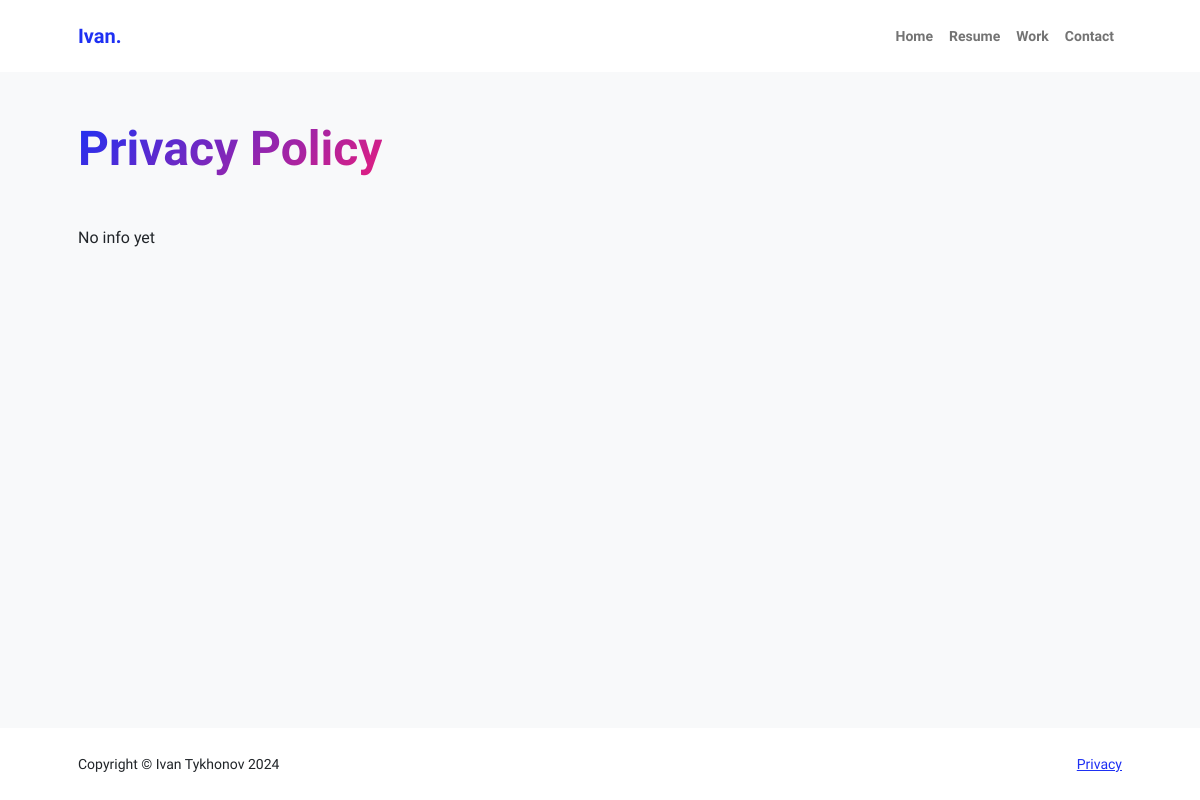
Before: /privacy-policy with the older database file.
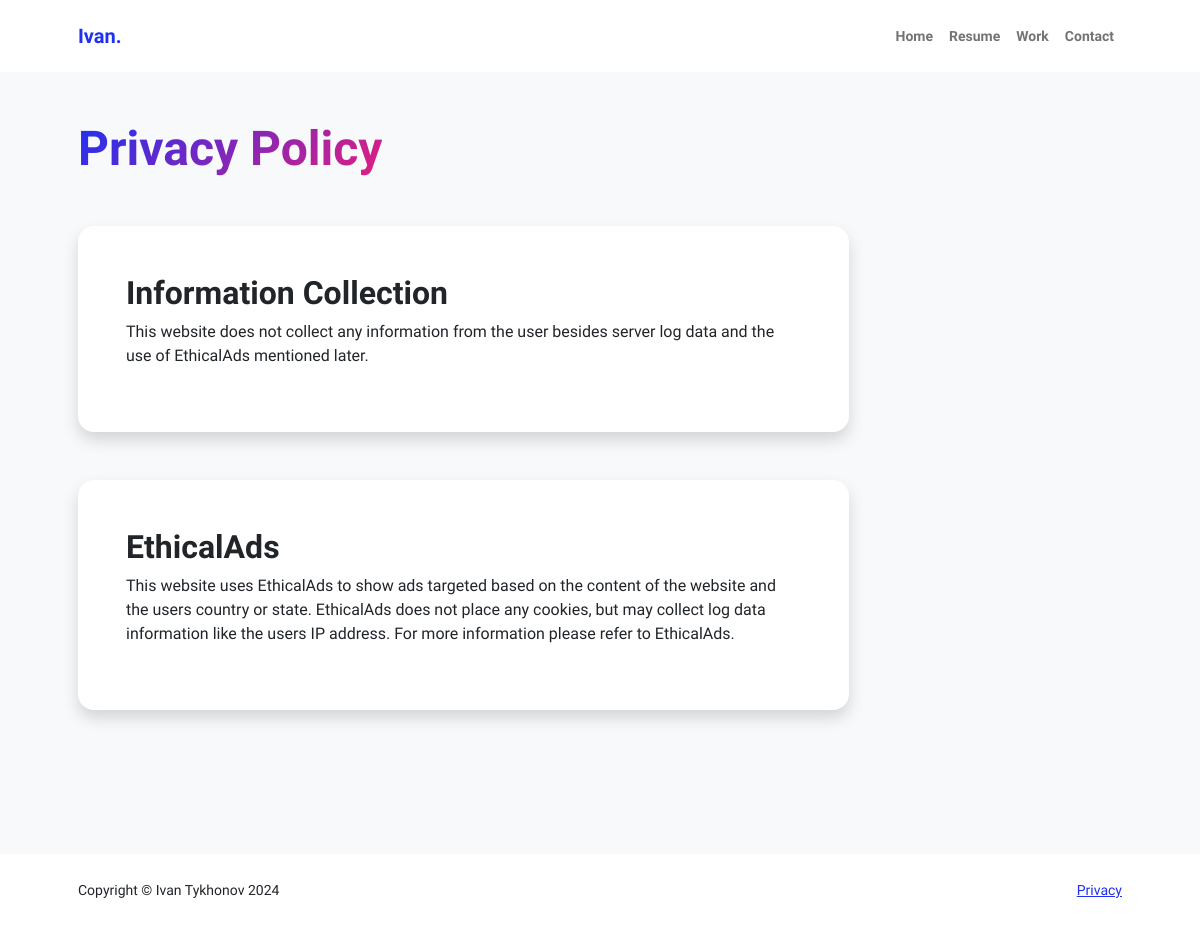
After: the same page with the newer database file.
### pfapp/models.py (models this page shows, shortened)
class PrivacyPolicy(models.Model):
    header = models.CharField(max_length=50)
    description = models.TextField()

### pfapp/views.py (the view)
# urls.py: path("privacy-policy", views.privacy, name="privacy"),
def privacy(request):
    blocks = PrivacyPolicy.objects.all()
    context = {
        'blocks': blocks,
    }
    return render(request, 'pfapp/privacy.html', context)

### pfapp/templates/pfapp/privacy.html (shortened to what this page needs)
{% extends 'pfapp/base.html' %}
{% block content%}
<body class="d-flex flex-column h-100 bg-light">
    <main class="flex-shrink-0">
        <section class="py-5">
                <div class="container px-5 mb-5">
                    <div class="text-left mb-5">
                        <h1 class="display-5 fw-bolder mb-0"><span class="text-gradient d-inline">Privacy Policy</span></h1>
                    </div>
                    {% if blocks %}
                        {% for block in blocks %}
                            <div class="row gx-5 justify-content-left">
                                <div class="col-lg-11 col-xl-9 col-xxl-8">
                                    <div class="card overflow-hidden shadow rounded-4 border-0 mb-5">
                                        <div class="card-body p-0">
                                            <div class="d-flex align-items-center">
                                                <div class="p-5">
                                                    <h2 class="fw-bolder">{{ block.header }}</h2>
                                                    <p>{{ block.description }}</p>
                                                </div>
                                            </div>
                                        </div>
                                    </div>
                                </div>
                            </div>
                        {% endfor %}
                    {% else %}
                    <p>No info yet</p>
                    {% endif %}
                </div>
        </section>
    </main>
</body>
{% endblock %}

Changed rows visible on the page:
added PrivacyPolicy: header "Information Collection", description "This website does not collect any information from the user besides server log data and the use of EthicalAds mentioned later."
added PrivacyPolicy: header "EthicalAds", description "This website uses EthicalAds to show ads targeted based on the content of the website and the users country or state. EthicalAds does not place any cookies, but may collect log data information like the users IP address. For more information please refer to EthicalAds."
Other visible differences:
text no longer shown: "No info yet"
